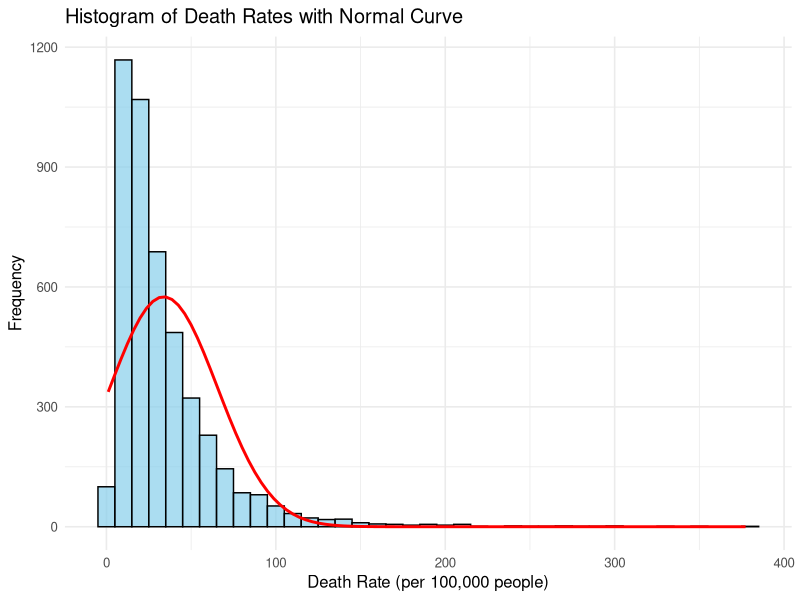

R code for this plot:
# Load necessary libraries
library(ggplot2)
library(dplyr)

# Read the CSV file
data <- read.csv("5- respiratory-infection-death-rate-who-mdb.csv")

# Rename columns for clarity
colnames(data) <- c("Entity", "Code", "Year", "Death_Rate")

# Convert Death_Rate to numeric (if needed)
data$Death_Rate <- as.numeric(data$Death_Rate)

# Aggregate data: calculate mean Death_Rate by Entity
entity_death_rate <- data %>%
  group_by(Entity) %>%
  summarise(Avg_Death_Rate = mean(Death_Rate, na.rm = TRUE)) %>%
  arrange(desc(Avg_Death_Rate))



# Get the top 10 entities with the highest death rates
top_entities <- head(entity_death_rate, 10)

# Calculate mean and standard deviation of the death rates
mean_rate <- mean(top_entities$Avg_Death_Rate, na.rm = TRUE)
sd_rate <- sd(top_entities$Avg_Death_Rate, na.rm = TRUE)


# Total number of observations
total_obs <- nrow(data)

# Create a histogram for Death Rates with frequency on Y-axis and overlay a normal curve
ggplot(data, aes(x = Death_Rate)) +
  geom_histogram(binwidth = 10, fill = "skyblue", color = "black", alpha = 0.7) +
  stat_function(fun = function(x) {
    # Scale the normal curve to match the histogram's frequency
    dnorm(x, mean = mean(data$Death_Rate, na.rm = TRUE), 
          sd = sd(data$Death_Rate, na.rm = TRUE)) * 
      total_obs * 10  # Multiply by total observations and binwidth
  }, color = "red", size = 1) +
  labs(title = "Histogram of Death Rates with Normal Curve",
       x = "Death Rate (per 100,000 people)",
       y = "Frequency") +
  theme_minimal(base_size = 12)
